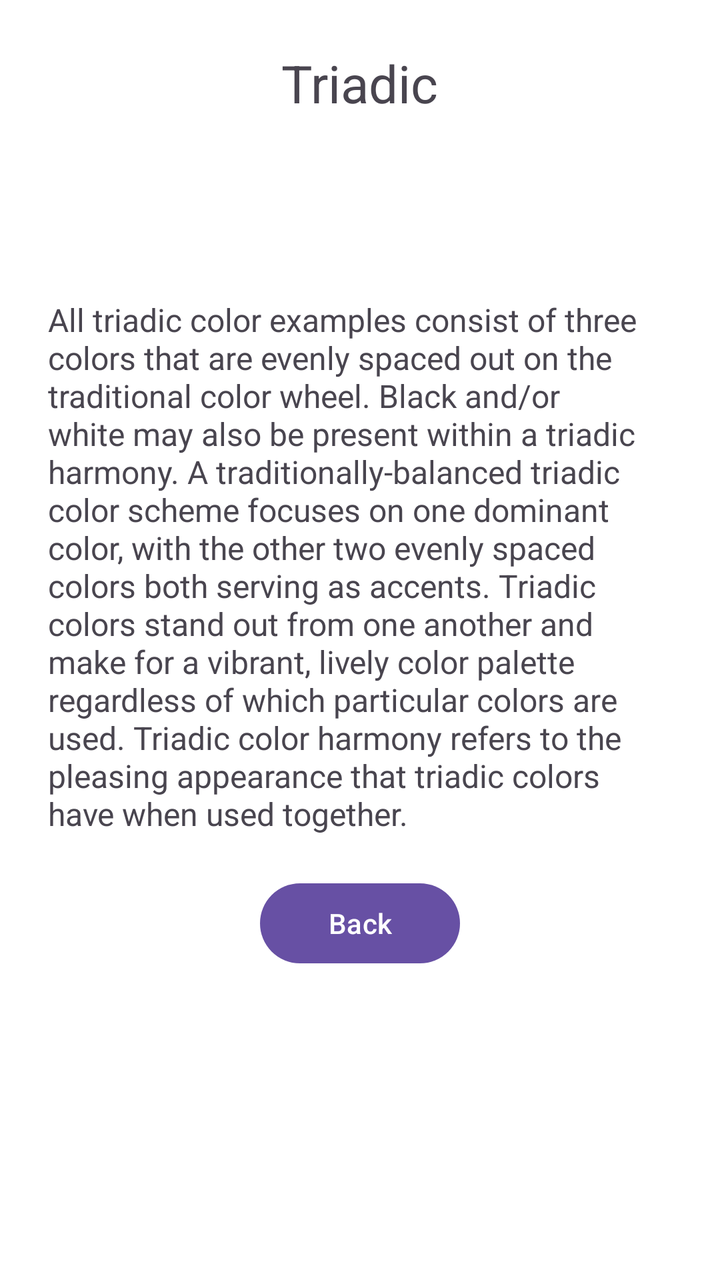
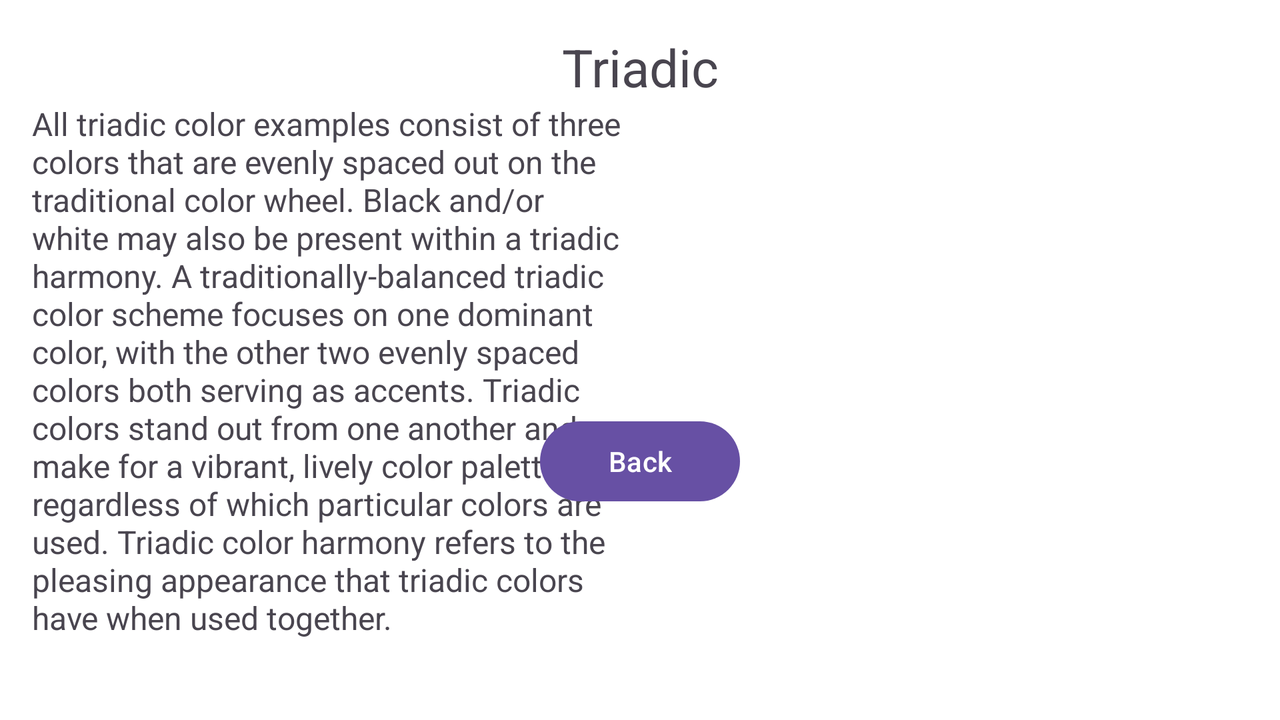

First picture: res/layout/ on a phone held upright. Second picture: the repository's own variant of that layout, on a device whose configuration matches the variant's folder. Source for both follows.
<!-- AndroidManifest.xml: application theme Theme.ColorAssistant -->
<!-- res/layout/fragment_triadic.xml -->
<?xml version="1.0" encoding="utf-8"?>
<androidx.constraintlayout.widget.ConstraintLayout
    xmlns:android="http://schemas.android.com/apk/res/android"
    xmlns:app="http://schemas.android.com/apk/res-auto"
    android:layout_width="match_parent"
    android:layout_height="match_parent"
    android:padding="24dp"
    android:fitsSystemWindows="true">

    <TextView
        android:id="@+id/title"
        android:layout_width="wrap_content"
        android:layout_height="wrap_content"
        android:layout_marginBottom="20dp"
        android:text="@string/triadic"
        android:textSize="26sp"
        app:layout_constraintBottom_toTopOf="@id/displayColorTria"
        app:layout_constraintEnd_toEndOf="parent"
        app:layout_constraintStart_toStartOf="parent"
        app:layout_constraintTop_toTopOf="parent"/>

    <LinearLayout
        android:id="@+id/displayColorTria"
        android:layout_width="match_parent"
        android:layout_height="50dp"
        android:orientation="horizontal"
        app:layout_constraintTop_toBottomOf="@id/title"
        app:layout_constraintBottom_toTopOf="@id/information">

        <View
            android:id="@+id/displayColorTria1"
            android:layout_width="0dp"
            android:layout_height="match_parent"
            android:layout_weight="1" />

        <View
            android:id="@+id/displayColorOriginalTria"
            android:layout_width="0dp"
            android:layout_height="match_parent"
            android:layout_weight="1" />

        <View
            android:id="@+id/displayColorTria2"
            android:layout_width="0dp"
            android:layout_height="match_parent"
            android:layout_weight="1" />

    </LinearLayout>

    <TextView
        android:id="@+id/information"
        android:layout_width="wrap_content"
        android:layout_height="wrap_content"
        android:layout_marginTop="20dp"
        android:text="@string/information_triadic"
        android:textSize="16sp"
        app:layout_constraintBottom_toTopOf="@id/btn_back"
        app:layout_constraintEnd_toEndOf="parent"
        app:layout_constraintStart_toStartOf="parent"
        app:layout_constraintTop_toBottomOf="@id/displayColorTria" />

    <Button
        android:id="@+id/btn_back"
        android:layout_width="100dp"
        android:layout_height="wrap_content"
        android:layout_marginTop="20dp"
        android:text="@string/back_text"
        app:layout_constraintTop_toBottomOf="@id/information"
        app:layout_constraintStart_toStartOf="parent"
        app:layout_constraintEnd_toEndOf="parent" />


</androidx.constraintlayout.widget.ConstraintLayout>
<!-- resources referenced by this layout -->
<resources>
  <string name="back_text">Back</string>
  <string name="information_triadic">
  All triadic color examples consist of three colors that
  are evenly spaced out on the traditional color wheel.
  Black and/or white may also be present within a triadic harmony.
  A traditionally-balanced triadic color scheme focuses on one dominant color,
  with the other two evenly spaced colors both serving as accents.
  Triadic colors stand out from one another and make for a vibrant,
  lively color palette regardless of which particular colors are used.
  Triadic color harmony refers to the pleasing appearance
  that triadic colors have when used together.
      </string>
  <string name="triadic">Triadic</string>
  <style name="Theme.ColorAssistant" parent="Base.Theme.ColorAssistant" />
  <style name="Base.Theme.ColorAssistant" parent="Theme.Material3.DayNight.NoActionBar">
          <item name="android:colorBackground">@color/background_color</item>
      </style>
  <color name="background_color">#2B2B2B</color>
</resources>
<!-- res/layout-land/fragment_triadic.xml (the repository's variant of the layout above) -->
<!-- drawn on the phone turned sideways -->
<?xml version="1.0" encoding="utf-8"?>
<androidx.constraintlayout.widget.ConstraintLayout
    xmlns:android="http://schemas.android.com/apk/res/android"
    xmlns:app="http://schemas.android.com/apk/res-auto"
    android:layout_width="match_parent"
    android:layout_height="match_parent"
    android:padding="16dp"
    android:fitsSystemWindows="true">

    <TextView
        android:id="@+id/title"
        android:layout_width="0dp"
        android:layout_height="wrap_content"
        android:text="@string/triadic"
        android:textSize="26sp"
        android:textAlignment="center"
        app:layout_constraintTop_toTopOf="parent"
        app:layout_constraintStart_toStartOf="parent"
        app:layout_constraintEnd_toEndOf="parent"/>

    <TextView
        android:id="@+id/information"
        android:layout_width="0dp"
        android:layout_height="wrap_content"
        android:text="@string/information_triadic"
        android:textSize="16sp"
        android:scrollHorizontally="false"
        android:ellipsize="none"
        app:layout_constraintTop_toBottomOf="@id/title"
        app:layout_constraintStart_toStartOf="parent"
        app:layout_constraintEnd_toStartOf="@id/displayColorTria"
        app:layout_constraintWidth_default="spread"
        app:layout_constraintHorizontal_bias="0"/>

    <LinearLayout
        android:id="@+id/displayColorTria"
        android:layout_width="0dp"
        android:layout_height="50dp"
        android:orientation="horizontal"
        app:layout_constraintTop_toBottomOf="@id/title"
        app:layout_constraintEnd_toEndOf="parent"
        app:layout_constraintStart_toEndOf="@id/information">

        <View
            android:id="@+id/displayColorTria1"
            android:layout_width="0dp"
            android:layout_height="match_parent"
            android:layout_weight="1"/>

        <View
            android:id="@+id/displayColorOriginalTria"
            android:layout_width="0dp"
            android:layout_height="match_parent"
            android:layout_weight="1"/>

        <View
            android:id="@+id/displayColorTria2"
            android:layout_width="0dp"
            android:layout_height="match_parent"
            android:layout_weight="1"/>
    </LinearLayout>

    <Button
        android:id="@+id/btn_back"
        android:layout_width="100dp"
        android:layout_height="wrap_content"
        android:text="@string/back_text"
        android:layout_marginTop="16dp"
        app:layout_constraintTop_toBottomOf="@id/displayColorTria"
        app:layout_constraintStart_toStartOf="parent"
        app:layout_constraintEnd_toEndOf="parent"
        app:layout_constraintBottom_toBottomOf="parent"/>

</androidx.constraintlayout.widget.ConstraintLayout>
